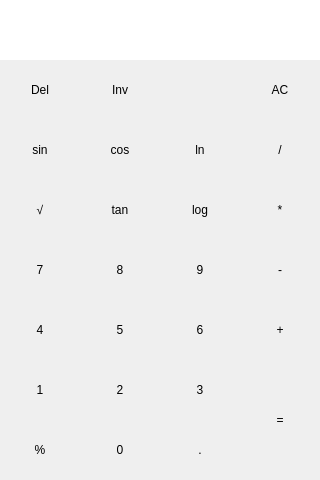
<?xml version="1.0" encoding="UTF-8"?>
<ui version="4.0">
 <class>calculator</class>
 <widget class="QWidget" name="calculator">
  <property name="geometry">
   <rect>
    <x>0</x>
    <y>0</y>
    <width>320</width>
    <height>480</height>
   </rect>
  </property>
  <property name="minimumSize">
   <size>
    <width>320</width>
    <height>480</height>
   </size>
  </property>
  <property name="maximumSize">
   <size>
    <width>320</width>
    <height>540</height>
   </size>
  </property>
  <property name="cursor">
   <cursorShape>ArrowCursor</cursorShape>
  </property>
  <property name="windowTitle">
   <string>calculator</string>
  </property>
  <layout class="QGridLayout" name="gridLayout">
   <property name="leftMargin">
    <number>0</number>
   </property>
   <property name="topMargin">
    <number>0</number>
   </property>
   <property name="rightMargin">
    <number>0</number>
   </property>
   <property name="bottomMargin">
    <number>0</number>
   </property>
   <property name="spacing">
    <number>0</number>
   </property>
   <item row="2" column="3">
    <widget class="QPushButton" name="btn_reset">
     <property name="minimumSize">
      <size>
       <width>80</width>
       <height>60</height>
      </size>
     </property>
     <property name="cursor">
      <cursorShape>PointingHandCursor</cursorShape>
     </property>
     <property name="text">
      <string>AC</string>
     </property>
     <property name="flat">
      <bool>true</bool>
     </property>
    </widget>
   </item>
   <item row="3" column="1">
    <widget class="QPushButton" name="bt_cos">
     <property name="minimumSize">
      <size>
       <width>80</width>
       <height>60</height>
      </size>
     </property>
     <property name="cursor">
      <cursorShape>PointingHandCursor</cursorShape>
     </property>
     <property name="text">
      <string>cos</string>
     </property>
     <property name="flat">
      <bool>true</bool>
     </property>
    </widget>
   </item>
   <item row="2" column="0">
    <widget class="QPushButton" name="btn_del">
     <property name="minimumSize">
      <size>
       <width>80</width>
       <height>60</height>
      </size>
     </property>
     <property name="cursor">
      <cursorShape>PointingHandCursor</cursorShape>
     </property>
     <property name="text">
      <string>Del</string>
     </property>
     <property name="flat">
      <bool>true</bool>
     </property>
    </widget>
   </item>
   <item row="4" column="0">
    <widget class="QPushButton" name="btn_carrerac">
     <property name="minimumSize">
      <size>
       <width>80</width>
       <height>60</height>
      </size>
     </property>
     <property name="cursor">
      <cursorShape>PointingHandCursor</cursorShape>
     </property>
     <property name="text">
      <string>√</string>
     </property>
     <property name="flat">
      <bool>true</bool>
     </property>
    </widget>
   </item>
   <item row="0" column="0" colspan="4">
    <widget class="QLineEdit" name="operation">
     <property name="minimumSize">
      <size>
       <width>0</width>
       <height>30</height>
      </size>
     </property>
     <property name="font">
      <font>
       <pointsize>12</pointsize>
       <weight>75</weight>
       <bold>true</bold>
      </font>
     </property>
     <property name="frame">
      <bool>false</bool>
     </property>
     <property name="alignment">
      <set>Qt::AlignRight|Qt::AlignTrailing|Qt::AlignVCenter</set>
     </property>
    </widget>
   </item>
   <item row="6" column="2">
    <widget class="QPushButton" name="btn_6">
     <property name="minimumSize">
      <size>
       <width>80</width>
       <height>60</height>
      </size>
     </property>
     <property name="cursor">
      <cursorShape>PointingHandCursor</cursorShape>
     </property>
     <property name="text">
      <string>6</string>
     </property>
     <property name="flat">
      <bool>true</bool>
     </property>
    </widget>
   </item>
   <item row="8" column="2">
    <widget class="QPushButton" name="btn_virgule">
     <property name="minimumSize">
      <size>
       <width>80</width>
       <height>60</height>
      </size>
     </property>
     <property name="cursor">
      <cursorShape>PointingHandCursor</cursorShape>
     </property>
     <property name="text">
      <string>.</string>
     </property>
     <property name="flat">
      <bool>true</bool>
     </property>
    </widget>
   </item>
   <item row="3" column="3">
    <widget class="QPushButton" name="btn_div">
     <property name="minimumSize">
      <size>
       <width>80</width>
       <height>60</height>
      </size>
     </property>
     <property name="cursor">
      <cursorShape>PointingHandCursor</cursorShape>
     </property>
     <property name="text">
      <string>/</string>
     </property>
     <property name="flat">
      <bool>true</bool>
     </property>
    </widget>
   </item>
   <item row="4" column="3">
    <widget class="QPushButton" name="btn_mult">
     <property name="minimumSize">
      <size>
       <width>80</width>
       <height>60</height>
      </size>
     </property>
     <property name="cursor">
      <cursorShape>PointingHandCursor</cursorShape>
     </property>
     <property name="text">
      <string>*</string>
     </property>
     <property name="flat">
      <bool>true</bool>
     </property>
    </widget>
   </item>
   <item row="3" column="2">
    <widget class="QPushButton" name="btn_ln">
     <property name="minimumSize">
      <size>
       <width>80</width>
       <height>60</height>
      </size>
     </property>
     <property name="cursor">
      <cursorShape>PointingHandCursor</cursorShape>
     </property>
     <property name="text">
      <string>ln</string>
     </property>
     <property name="flat">
      <bool>true</bool>
     </property>
    </widget>
   </item>
   <item row="5" column="3">
    <widget class="QPushButton" name="btn_moins">
     <property name="minimumSize">
      <size>
       <width>80</width>
       <height>60</height>
      </size>
     </property>
     <property name="cursor">
      <cursorShape>PointingHandCursor</cursorShape>
     </property>
     <property name="text">
      <string>-</string>
     </property>
     <property name="flat">
      <bool>true</bool>
     </property>
    </widget>
   </item>
   <item row="7" column="3">
    <widget class="QPushButton" name="btn_egal">
     <property name="minimumSize">
      <size>
       <width>80</width>
       <height>120</height>
      </size>
     </property>
     <property name="cursor">
      <cursorShape>PointingHandCursor</cursorShape>
     </property>
     <property name="text">
      <string>=</string>
     </property>
     <property name="flat">
      <bool>true</bool>
     </property>
    </widget>
   </item>
   <item row="6" column="3">
    <widget class="QPushButton" name="btn_plus">
     <property name="minimumSize">
      <size>
       <width>80</width>
       <height>60</height>
      </size>
     </property>
     <property name="cursor">
      <cursorShape>PointingHandCursor</cursorShape>
     </property>
     <property name="text">
      <string>+</string>
     </property>
     <property name="flat">
      <bool>true</bool>
     </property>
    </widget>
   </item>
   <item row="7" column="2">
    <widget class="QPushButton" name="btn_3">
     <property name="minimumSize">
      <size>
       <width>80</width>
       <height>60</height>
      </size>
     </property>
     <property name="cursor">
      <cursorShape>PointingHandCursor</cursorShape>
     </property>
     <property name="text">
      <string>3</string>
     </property>
     <property name="flat">
      <bool>true</bool>
     </property>
    </widget>
   </item>
   <item row="1" column="0" colspan="4">
    <widget class="QLineEdit" name="resultat">
     <property name="minimumSize">
      <size>
       <width>0</width>
       <height>30</height>
      </size>
     </property>
     <property name="font">
      <font>
       <family>Arial Black</family>
       <pointsize>18</pointsize>
       <weight>75</weight>
       <bold>true</bold>
      </font>
     </property>
     <property name="mouseTracking">
      <bool>true</bool>
     </property>
     <property name="tabletTracking">
      <bool>true</bool>
     </property>
     <property name="autoFillBackground">
      <bool>false</bool>
     </property>
     <property name="frame">
      <bool>false</bool>
     </property>
     <property name="alignment">
      <set>Qt::AlignRight|Qt::AlignTrailing|Qt::AlignVCenter</set>
     </property>
     <property name="cursorMoveStyle">
      <enum>Qt::VisualMoveStyle</enum>
     </property>
    </widget>
   </item>
   <item row="4" column="2">
    <widget class="QPushButton" name="btn_log">
     <property name="minimumSize">
      <size>
       <width>80</width>
       <height>60</height>
      </size>
     </property>
     <property name="cursor">
      <cursorShape>PointingHandCursor</cursorShape>
     </property>
     <property name="text">
      <string>log</string>
     </property>
     <property name="flat">
      <bool>true</bool>
     </property>
    </widget>
   </item>
   <item row="5" column="2">
    <widget class="QPushButton" name="btn_9">
     <property name="minimumSize">
      <size>
       <width>80</width>
       <height>60</height>
      </size>
     </property>
     <property name="cursor">
      <cursorShape>PointingHandCursor</cursorShape>
     </property>
     <property name="text">
      <string>9</string>
     </property>
     <property name="flat">
      <bool>true</bool>
     </property>
    </widget>
   </item>
   <item row="3" column="0">
    <widget class="QPushButton" name="btn_sin">
     <property name="minimumSize">
      <size>
       <width>80</width>
       <height>60</height>
      </size>
     </property>
     <property name="cursor">
      <cursorShape>PointingHandCursor</cursorShape>
     </property>
     <property name="text">
      <string>sin</string>
     </property>
     <property name="flat">
      <bool>true</bool>
     </property>
    </widget>
   </item>
   <item row="4" column="1">
    <widget class="QPushButton" name="btn_tan">
     <property name="minimumSize">
      <size>
       <width>80</width>
       <height>60</height>
      </size>
     </property>
     <property name="cursor">
      <cursorShape>PointingHandCursor</cursorShape>
     </property>
     <property name="text">
      <string>tan</string>
     </property>
     <property name="flat">
      <bool>true</bool>
     </property>
    </widget>
   </item>
   <item row="7" column="0">
    <widget class="QPushButton" name="btn_1">
     <property name="minimumSize">
      <size>
       <width>80</width>
       <height>60</height>
      </size>
     </property>
     <property name="cursor">
      <cursorShape>PointingHandCursor</cursorShape>
     </property>
     <property name="text">
      <string>1</string>
     </property>
     <property name="flat">
      <bool>true</bool>
     </property>
    </widget>
   </item>
   <item row="7" column="1">
    <widget class="QPushButton" name="btn_2">
     <property name="minimumSize">
      <size>
       <width>80</width>
       <height>60</height>
      </size>
     </property>
     <property name="cursor">
      <cursorShape>PointingHandCursor</cursorShape>
     </property>
     <property name="text">
      <string>2</string>
     </property>
     <property name="flat">
      <bool>true</bool>
     </property>
    </widget>
   </item>
   <item row="8" column="0">
    <widget class="QPushButton" name="btn_pourcentage">
     <property name="minimumSize">
      <size>
       <width>80</width>
       <height>60</height>
      </size>
     </property>
     <property name="cursor">
      <cursorShape>PointingHandCursor</cursorShape>
     </property>
     <property name="text">
      <string>%</string>
     </property>
     <property name="flat">
      <bool>true</bool>
     </property>
    </widget>
   </item>
   <item row="8" column="1">
    <widget class="QPushButton" name="btn_0">
     <property name="minimumSize">
      <size>
       <width>80</width>
       <height>60</height>
      </size>
     </property>
     <property name="cursor">
      <cursorShape>PointingHandCursor</cursorShape>
     </property>
     <property name="text">
      <string>0</string>
     </property>
     <property name="flat">
      <bool>true</bool>
     </property>
    </widget>
   </item>
   <item row="5" column="1">
    <widget class="QPushButton" name="btn_8">
     <property name="minimumSize">
      <size>
       <width>80</width>
       <height>60</height>
      </size>
     </property>
     <property name="cursor">
      <cursorShape>PointingHandCursor</cursorShape>
     </property>
     <property name="text">
      <string>8</string>
     </property>
     <property name="flat">
      <bool>true</bool>
     </property>
    </widget>
   </item>
   <item row="6" column="1">
    <widget class="QPushButton" name="btn_5">
     <property name="minimumSize">
      <size>
       <width>80</width>
       <height>60</height>
      </size>
     </property>
     <property name="cursor">
      <cursorShape>PointingHandCursor</cursorShape>
     </property>
     <property name="text">
      <string>5</string>
     </property>
     <property name="flat">
      <bool>true</bool>
     </property>
    </widget>
   </item>
   <item row="6" column="0">
    <widget class="QPushButton" name="btn_4">
     <property name="minimumSize">
      <size>
       <width>80</width>
       <height>60</height>
      </size>
     </property>
     <property name="cursor">
      <cursorShape>PointingHandCursor</cursorShape>
     </property>
     <property name="text">
      <string>4</string>
     </property>
     <property name="flat">
      <bool>true</bool>
     </property>
    </widget>
   </item>
   <item row="5" column="0">
    <widget class="QPushButton" name="btn_7">
     <property name="minimumSize">
      <size>
       <width>80</width>
       <height>60</height>
      </size>
     </property>
     <property name="cursor">
      <cursorShape>PointingHandCursor</cursorShape>
     </property>
     <property name="text">
      <string>7</string>
     </property>
     <property name="flat">
      <bool>true</bool>
     </property>
    </widget>
   </item>
   <item row="2" column="1">
    <widget class="QPushButton" name="pushButton">
     <property name="minimumSize">
      <size>
       <width>80</width>
       <height>60</height>
      </size>
     </property>
     <property name="text">
      <string>Inv</string>
     </property>
     <property name="flat">
      <bool>true</bool>
     </property>
    </widget>
   </item>
  </layout>
 </widget>
 <resources/>
 <connections/>
</ui>
